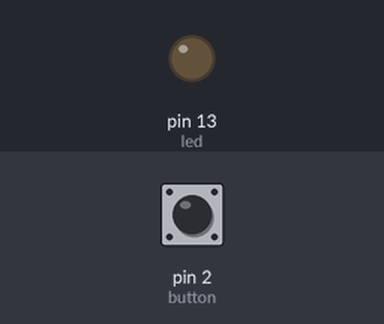
A sketch run on a simulated Arduino Uno, built with avr-gcc and run on an emulated ATmega328P. Parts: output pins drawn as LEDs (lit = HIGH). Inputs (shaded band) come from the test bench; at power-on: pin 2 (button) LOW.

Above: at 1.2 s.
1.3 s: pin 2 (button) pulled HIGH for 0.15 s
At 1.37 s:
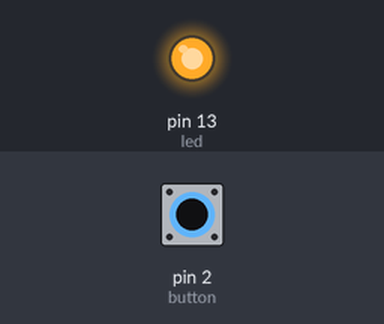
2.9 s: pin 2 (button) pulled HIGH for 3.2 s
At 6.8 s:
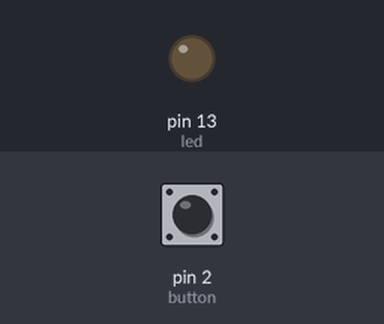
Timing chart, 0 to 8.3 s (numbered marks = the images above; inputs shaded):
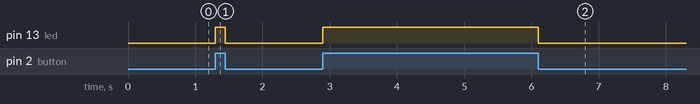

Measured:
- after the input at 1.3 s, pin 13 (led): LOW → HIGH at once, → LOW 0.15 s later
- after the input at 2.9 s, pin 13 (led): LOW → HIGH at once, → LOW 3.2 s later

The sketch:

push_btn_led.ino
```cpp
int button = 2;
int led = 13;
int btnState = 0;

// menyimpan variabel

void setup() {
  pinMode(led,OUTPUT); //setup pin led / 13 sebagai output
  pinMode(button,INPUT); //setup pin button / 2 sebagai input
}

void loop() {
  btnState = digitalRead(button); // menyimpan variable input dari button kedalam btnState
  if(btnState == HIGH){ // jika button ditekan maka lampu menyala, jika button dilepas maka lampu akan mati
    digitalWrite(led,HIGH);
  }
  else {
    digitalWrite(led,LOW);
  }
}
```
